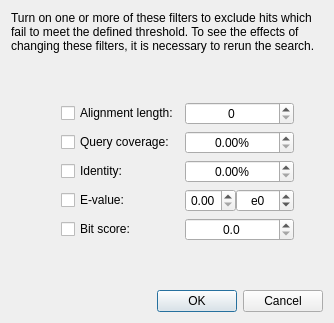
<?xml version="1.0" encoding="UTF-8"?>
<ui version="4.0">
 <class>HitFiltersDialog</class>
 <widget class="QDialog" name="HitFiltersDialog">
  <property name="geometry">
   <rect>
    <x>0</x>
    <y>0</y>
    <width>334</width>
    <height>323</height>
   </rect>
  </property>
  <property name="windowTitle">
   <string>Hit filters</string>
  </property>
  <layout class="QGridLayout" name="gridLayout">
   <item row="5" column="1">
    <widget class="InfoTextWidget" name="eValueInfoText" native="true">
     <property name="sizePolicy">
      <sizepolicy hsizetype="Fixed" vsizetype="Fixed">
       <horstretch>0</horstretch>
       <verstretch>0</verstretch>
      </sizepolicy>
     </property>
     <property name="minimumSize">
      <size>
       <width>16</width>
       <height>16</height>
      </size>
     </property>
     <property name="toolTip">
      <string>&lt;html&gt;&lt;head/&gt;&lt;body&gt;&lt;p&gt;This filter will exclude any hits with a bit score length less than the specified value. I.e. only hits with a bit score greater than or equal to the value will be included in search results. &lt;/p&gt;&lt;/body&gt;&lt;/html&gt;</string>
     </property>
    </widget>
   </item>
   <item row="2" column="1">
    <widget class="InfoTextWidget" name="alignmentLengthInfoText" native="true">
     <property name="sizePolicy">
      <sizepolicy hsizetype="Fixed" vsizetype="Fixed">
       <horstretch>0</horstretch>
       <verstretch>0</verstretch>
      </sizepolicy>
     </property>
     <property name="minimumSize">
      <size>
       <width>16</width>
       <height>16</height>
      </size>
     </property>
     <property name="toolTip">
      <string>&lt;html&gt;&lt;head/&gt;&lt;body&gt;&lt;p&gt;This filter will exclude any hits with an alignment length shorter than the specified value. I.e. only hits with an alignment length greater than or equal to the value will be included in search results. &lt;/p&gt;&lt;/body&gt;&lt;/html&gt;</string>
     </property>
    </widget>
   </item>
   <item row="3" column="1">
    <widget class="InfoTextWidget" name="queryCoverageInfoText" native="true">
     <property name="sizePolicy">
      <sizepolicy hsizetype="Fixed" vsizetype="Fixed">
       <horstretch>0</horstretch>
       <verstretch>0</verstretch>
      </sizepolicy>
     </property>
     <property name="minimumSize">
      <size>
       <width>16</width>
       <height>16</height>
      </size>
     </property>
     <property name="toolTip">
      <string>&lt;html&gt;&lt;head/&gt;&lt;body&gt;&lt;p&gt;This filter will exclude any hits with a query coverage less than the specified value. I.e. only hits with a query coverage greater than or equal to the value will be included in search results. &lt;/p&gt;&lt;/body&gt;&lt;/html&gt;</string>
     </property>
    </widget>
   </item>
   <item row="5" column="3">
    <widget class="QWidget" name="widget" native="true">
     <layout class="QHBoxLayout" name="horizontalLayout">
      <property name="spacing">
       <number>0</number>
      </property>
      <property name="leftMargin">
       <number>0</number>
      </property>
      <property name="topMargin">
       <number>0</number>
      </property>
      <property name="rightMargin">
       <number>0</number>
      </property>
      <property name="bottomMargin">
       <number>0</number>
      </property>
      <item>
       <widget class="QDoubleSpinBox" name="eValueCoefficientSpinBox">
        <property name="alignment">
         <set>Qt::AlignCenter</set>
        </property>
        <property name="maximum">
         <double>9.990000000000000</double>
        </property>
       </widget>
      </item>
      <item>
       <widget class="QSpinBox" name="eValueExponentSpinBox">
        <property name="alignment">
         <set>Qt::AlignCenter</set>
        </property>
        <property name="prefix">
         <string>e</string>
        </property>
        <property name="minimum">
         <number>-999</number>
        </property>
        <property name="maximum">
         <number>1</number>
        </property>
       </widget>
      </item>
     </layout>
    </widget>
   </item>
   <item row="4" column="1">
    <widget class="InfoTextWidget" name="identityInfoText" native="true">
     <property name="sizePolicy">
      <sizepolicy hsizetype="Fixed" vsizetype="Fixed">
       <horstretch>0</horstretch>
       <verstretch>0</verstretch>
      </sizepolicy>
     </property>
     <property name="minimumSize">
      <size>
       <width>16</width>
       <height>16</height>
      </size>
     </property>
     <property name="toolTip">
      <string>&lt;html&gt;&lt;head/&gt;&lt;body&gt;&lt;p&gt;This filter will exclude any hits with an identity less than the specified value. I.e. only hits with an identity greater than or equal to the value will be included in search results. &lt;/p&gt;&lt;/body&gt;&lt;/html&gt;</string>
     </property>
    </widget>
   </item>
   <item row="6" column="1">
    <widget class="InfoTextWidget" name="bitScoreInfoText" native="true">
     <property name="sizePolicy">
      <sizepolicy hsizetype="Fixed" vsizetype="Fixed">
       <horstretch>0</horstretch>
       <verstretch>0</verstretch>
      </sizepolicy>
     </property>
     <property name="minimumSize">
      <size>
       <width>16</width>
       <height>16</height>
      </size>
     </property>
     <property name="toolTip">
      <string>&lt;html&gt;&lt;head/&gt;&lt;body&gt;&lt;p&gt;This filter will exclude any hits with a bit score length less than the specified value. I.e. only hits with a bit score greater than or equal to the value will be included in search results.  &lt;/p&gt;&lt;/body&gt;&lt;/html&gt;</string>
     </property>
    </widget>
   </item>
   <item row="2" column="0">
    <spacer name="horizontalSpacer">
     <property name="orientation">
      <enum>Qt::Horizontal</enum>
     </property>
     <property name="sizeHint" stdset="0">
      <size>
       <width>40</width>
       <height>20</height>
      </size>
     </property>
    </spacer>
   </item>
   <item row="4" column="3">
    <widget class="QDoubleSpinBox" name="identitySpinBox">
     <property name="alignment">
      <set>Qt::AlignCenter</set>
     </property>
     <property name="suffix">
      <string>%</string>
     </property>
     <property name="maximum">
      <double>100.000000000000000</double>
     </property>
    </widget>
   </item>
   <item row="8" column="2">
    <spacer name="verticalSpacer">
     <property name="orientation">
      <enum>Qt::Vertical</enum>
     </property>
     <property name="sizeHint" stdset="0">
      <size>
       <width>20</width>
       <height>40</height>
      </size>
     </property>
    </spacer>
   </item>
   <item row="1" column="2">
    <spacer name="verticalSpacer_2">
     <property name="orientation">
      <enum>Qt::Vertical</enum>
     </property>
     <property name="sizeHint" stdset="0">
      <size>
       <width>20</width>
       <height>40</height>
      </size>
     </property>
    </spacer>
   </item>
   <item row="6" column="2">
    <widget class="QCheckBox" name="bitScoreCheckBox">
     <property name="text">
      <string>Bit score:</string>
     </property>
    </widget>
   </item>
   <item row="2" column="3">
    <widget class="QSpinBox" name="alignmentLengthSpinBox">
     <property name="alignment">
      <set>Qt::AlignCenter</set>
     </property>
     <property name="maximum">
      <number>1000000</number>
     </property>
    </widget>
   </item>
   <item row="2" column="4">
    <spacer name="horizontalSpacer_2">
     <property name="orientation">
      <enum>Qt::Horizontal</enum>
     </property>
     <property name="sizeHint" stdset="0">
      <size>
       <width>40</width>
       <height>20</height>
      </size>
     </property>
    </spacer>
   </item>
   <item row="3" column="3">
    <widget class="QDoubleSpinBox" name="queryCoverageSpinBox">
     <property name="alignment">
      <set>Qt::AlignCenter</set>
     </property>
     <property name="suffix">
      <string>%</string>
     </property>
     <property name="maximum">
      <double>100.000000000000000</double>
     </property>
    </widget>
   </item>
   <item row="3" column="2">
    <widget class="QCheckBox" name="queryCoverageCheckBox">
     <property name="text">
      <string>Query coverage:</string>
     </property>
    </widget>
   </item>
   <item row="5" column="2">
    <widget class="QCheckBox" name="eValueCheckBox">
     <property name="text">
      <string>E-value:</string>
     </property>
    </widget>
   </item>
   <item row="2" column="2">
    <widget class="QCheckBox" name="alignmentLengthCheckBox">
     <property name="text">
      <string>Alignment length:</string>
     </property>
    </widget>
   </item>
   <item row="9" column="0" colspan="5">
    <widget class="QDialogButtonBox" name="buttonBox">
     <property name="orientation">
      <enum>Qt::Horizontal</enum>
     </property>
     <property name="standardButtons">
      <set>QDialogButtonBox::Cancel|QDialogButtonBox::Ok</set>
     </property>
    </widget>
   </item>
   <item row="4" column="2">
    <widget class="QCheckBox" name="identityCheckBox">
     <property name="text">
      <string>Identity:</string>
     </property>
    </widget>
   </item>
   <item row="0" column="0" colspan="5">
    <widget class="QLabel" name="filterDescriptionLabel">
     <property name="text">
      <string>Turn on one or more of these filters to exclude hits which fail to meet the defined threshold. To see the effects of changing these filters, it is necessary to rerun the search.</string>
     </property>
     <property name="wordWrap">
      <bool>true</bool>
     </property>
    </widget>
   </item>
   <item row="6" column="3">
    <widget class="QDoubleSpinBox" name="bitScoreSpinBox">
     <property name="alignment">
      <set>Qt::AlignCenter</set>
     </property>
     <property name="decimals">
      <number>1</number>
     </property>
     <property name="maximum">
      <double>1000000.000000000000000</double>
     </property>
    </widget>
   </item>
  </layout>
 </widget>
 <customwidgets>
  <customwidget>
   <class>InfoTextWidget</class>
   <extends>QWidget</extends>
   <header>widgets/infotextwidget.h</header>
   <container>1</container>
  </customwidget>
 </customwidgets>
 <tabstops>
  <tabstop>alignmentLengthCheckBox</tabstop>
  <tabstop>alignmentLengthSpinBox</tabstop>
  <tabstop>queryCoverageCheckBox</tabstop>
  <tabstop>queryCoverageSpinBox</tabstop>
  <tabstop>identityCheckBox</tabstop>
  <tabstop>identitySpinBox</tabstop>
  <tabstop>eValueCheckBox</tabstop>
  <tabstop>eValueCoefficientSpinBox</tabstop>
  <tabstop>eValueExponentSpinBox</tabstop>
  <tabstop>bitScoreCheckBox</tabstop>
 </tabstops>
 <resources/>
 <connections>
  <connection>
   <sender>buttonBox</sender>
   <signal>accepted()</signal>
   <receiver>HitFiltersDialog</receiver>
   <slot>accept()</slot>
   <hints>
    <hint type="sourcelabel">
     <x>248</x>
     <y>254</y>
    </hint>
    <hint type="destinationlabel">
     <x>157</x>
     <y>274</y>
    </hint>
   </hints>
  </connection>
  <connection>
   <sender>buttonBox</sender>
   <signal>rejected()</signal>
   <receiver>HitFiltersDialog</receiver>
   <slot>reject()</slot>
   <hints>
    <hint type="sourcelabel">
     <x>316</x>
     <y>260</y>
    </hint>
    <hint type="destinationlabel">
     <x>286</x>
     <y>274</y>
    </hint>
   </hints>
  </connection>
 </connections>
</ui>
